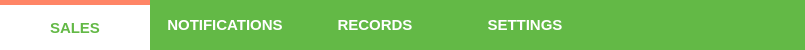
     <widget class="QFrame" name="menuFrame">
      <property name="minimumSize">
       <size>
        <width>0</width>
        <height>50</height>
       </size>
      </property>
      <property name="maximumSize">
       <size>
        <width>16777215</width>
        <height>50</height>
       </size>
      </property>
      <property name="styleSheet">
       <string notr="true">background-color: #63b946;</string>
      </property>
      <property name="frameShape">
       <enum>QFrame::NoFrame</enum>
      </property>
      <property name="frameShadow">
       <enum>QFrame::Plain</enum>
      </property>
      <layout class="QHBoxLayout" name="horizontalLayout">
       <property name="spacing">
        <number>0</number>
       </property>
       <property name="leftMargin">
        <number>0</number>
       </property>
       <property name="topMargin">
        <number>0</number>
       </property>
       <property name="rightMargin">
        <number>5</number>
       </property>
       <item>
        <widget class="QPushButton" name="salesMenuButton">
         <property name="minimumSize">
          <size>
           <width>150</width>
           <height>50</height>
          </size>
         </property>
         <property name="maximumSize">
          <size>
           <width>16777215</width>
           <height>50</height>
          </size>
         </property>
         <property name="font">
          <font>
           <pointsize>11</pointsize>
           <weight>75</weight>
           <bold>true</bold>
          </font>
         </property>
         <property name="focusPolicy">
          <enum>Qt::NoFocus</enum>
         </property>
         <property name="styleSheet">
          <string notr="true">QPushButton#salesMenuButton{
	color: rgb(255, 255, 255);
	border: 0px;
	padding: 5px;
}
QPushButton#salesMenuButton:hover{
	color: #63b946;
	background-color: #ffffff;
}
QPushButton#salesMenuButton:checked{
	color: #63b946;
	background-color: #ffffff;
	border-top: 5px solid #ff8566;
}</string>
         </property>
         <property name="text">
          <string>SALES</string>
         </property>
         <property name="icon">
          <iconset>
           <normaloff>icons/sales.png</normaloff>icons/sales.png</iconset>
         </property>
         <property name="iconSize">
          <size>
           <width>25</width>
           <height>25</height>
          </size>
         </property>
         <property name="checkable">
          <bool>true</bool>
         </property>
         <property name="checked">
          <bool>true</bool>
         </property>
         <property name="flat">
          <bool>false</bool>
         </property>
        </widget>
       </item>
       <item>
        <widget class="QPushButton" name="notifMenuButton">
         <property name="minimumSize">
          <size>
           <width>150</width>
           <height>50</height>
          </size>
         </property>
         <property name="maximumSize">
          <size>
           <width>16777215</width>
           <height>50</height>
          </size>
         </property>
         <property name="font">
          <font>
           <pointsize>11</pointsize>
           <weight>75</weight>
           <bold>true</bold>
          </font>
         </property>
         <property name="focusPolicy">
          <enum>Qt::NoFocus</enum>
         </property>
         <property name="styleSheet">
          <string notr="true">QPushButton#notifMenuButton{
	color: rgb(255, 255, 255);
	border: 0px;
	padding: 5px;
}
QPushButton#notifMenuButton:hover{
	color: #63b946;
	background-color: #ffffff;
}
QPushButton#notifMenuButton:checked{
	color: #63b946;
	background-color: #ffffff;
	border-top: 5px solid #ff8566;
}</string>
         </property>
         <property name="text">
          <string>NOTIFICATIONS</string>
         </property>
         <property name="icon">
          <iconset>
           <normaloff>icons/notification.png</normaloff>icons/notification.png</iconset>
         </property>
         <property name="iconSize">
          <size>
           <width>25</width>
           <height>25</height>
          </size>
         </property>
         <property name="checkable">
          <bool>true</bool>
         </property>
         <property name="flat">
          <bool>false</bool>
         </property>
        </widget>
       </item>
       <item>
        <widget class="QPushButton" name="recordsMenuButton">
         <property name="minimumSize">
          <size>
           <width>150</width>
           <height>50</height>
          </size>
         </property>
         <property name="maximumSize">
          <size>
           <width>16777215</width>
           <height>50</height>
          </size>
         </property>
         <property name="font">
          <font>
           <pointsize>11</pointsize>
           <weight>75</weight>
           <bold>true</bold>
          </font>
         </property>
         <property name="focusPolicy">
          <enum>Qt::NoFocus</enum>
         </property>
         <property name="styleSheet">
          <string notr="true">QPushButton#recordsMenuButton{
	color: rgb(255, 255, 255);
	border: 0px;
	padding: 5px;
}
QPushButton#recordsMenuButton:hover{
	color: #63b946;
	background-color: #ffffff;
}
QPushButton#recordsMenuButton:checked{
	color: #63b946;
	background-color: #ffffff;
	border-top: 5px solid #ff8566;
}</string>
         </property>
         <property name="text">
          <string>RECORDS</string>
         </property>
         <property name="icon">
          <iconset>
           <normaloff>icons/records.png</normaloff>icons/records.png</iconset>
         </property>
         <property name="iconSize">
          <size>
           <width>25</width>
           <height>25</height>
          </size>
         </property>
         <property name="checkable">
          <bool>true</bool>
         </property>
         <property name="flat">
          <bool>false</bool>
         </property>
        </widget>
       </item>
       <item>
        <widget class="QPushButton" name="settingsMenuButton">
         <property name="minimumSize">
          <size>
           <width>150</width>
           <height>50</height>
          </size>
         </property>
         <property name="maximumSize">
          <size>
           <width>16777215</width>
           <height>50</height>
          </size>
         </property>
         <property name="font">
          <font>
           <pointsize>11</pointsize>
           <weight>75</weight>
           <bold>true</bold>
           <stylestrategy>PreferDefault</stylestrategy>
          </font>
         </property>
         <property name="focusPolicy">
          <enum>Qt::NoFocus</enum>
         </property>
         <property name="styleSheet">
          <string notr="true">QPushButton#settingsMenuButton{
	color: rgb(255, 255, 255);
	border: 0px;
	padding: 5px;
}
QPushButton#settingsMenuButton:hover{
	color:  #63b946;
	background-color:  #ffffff;
}
QPushButton#settingsMenuButton:checked{
	color: #63b946;
	background-color: #ffffff;
	border-top: 5px solid #ff8566;
}</string>
         </property>
         <property name="text">
          <string>SETTINGS</string>
         </property>
         <property name="icon">
          <iconset>
           <normaloff>icons/settings.png</normaloff>icons/settings.png</iconset>
         </property>
         <property name="iconSize">
          <size>
           <width>25</width>
           <height>25</height>
          </size>
         </property>
         <property name="checkable">
          <bool>true</bool>
         </property>
         <property name="default">
          <bool>false</bool>
         </property>
         <property name="flat">
          <bool>false</bool>
         </property>
        </widget>
       </item>
       <item>
        <spacer name="horizontalSpacer">
         <property name="orientation">
          <enum>Qt::Horizontal</enum>
         </property>
         <property name="sizeHint" stdset="0">
          <size>
           <width>40</width>
           <height>20</height>
          </size>
         </property>
        </spacer>
       </item>
       <item>
        <layout class="QVBoxLayout" name="verticalLayout_15">
         <property name="spacing">
          <number>0</number>
         </property>
         <property name="topMargin">
          <number>9</number>
         </property>
         <property name="rightMargin">
          <number>0</number>
         </property>
         <item>
          <spacer name="verticalSpacer_20">
           <property name="orientation">
            <enum>Qt::Vertical</enum>
           </property>
           <property name="sizeHint" stdset="0">
            <size>
             <width>20</width>
             <height>40</height>
            </size>
           </property>
          </spacer>
         </item>
         <item>
          <widget class="QLabel" name="backupMenuAnimLabel">
           <property name="minimumSize">
            <size>
             <width>50</width>
             <height>30</height>
            </size>
           </property>
           <property name="maximumSize">
            <size>
             <width>50</width>
             <height>30</height>
            </size>
           </property>
           <property name="styleSheet">
            <string notr="true"/>
           </property>
           <property name="text">
            <string/>
           </property>
           <property name="scaledContents">
            <bool>true</bool>
           </property>
           <property name="alignment">
            <set>Qt::AlignCenter</set>
           </property>
          </widget>
         </item>
         <item>
          <spacer name="verticalSpacer_22">
           <property name="orientation">
            <enum>Qt::Vertical</enum>
           </property>
           <property name="sizeHint" stdset="0">
            <size>
             <width>20</width>
             <height>40</height>
            </size>
           </property>
          </spacer>
         </item>
        </layout>
       </item>
       <item>
        <widget class="QPushButton" name="backupMenuButton">
         <property name="minimumSize">
          <size>
           <width>50</width>
           <height>50</height>
          </size>
         </property>
         <property name="maximumSize">
          <size>
           <width>50</width>
           <height>50</height>
          </size>
         </property>
         <property name="font">
          <font>
           <pointsize>11</pointsize>
          </font>
         </property>
         <property name="focusPolicy">
          <enum>Qt::NoFocus</enum>
         </property>
         <property name="toolTip">
          <string>Back Up</string>
         </property>
         <property name="styleSheet">
          <string notr="true">QPushButton#backupMenuButton{
	color: #ffffff;
	background-color: #63b946;
	border: 0px;
	padding-right: 5px;
	padding-left: 5px;
}
QPushButton#backupMenuButton:hover{
	color: #000000;
	background-color: rgb(255, 255, 255);
}
QPushButton#backupMenuButton:pressed{
	color: #000000;
	background-color: #f2f2f2;
}
QToolTip {
	color: #ffffff;
	border: 0px;
	padding: 2px;
}</string>
         </property>
         <property name="text">
          <string/>
         </property>
         <property name="icon">
          <iconset>
           <normaloff>icons/backup.png</normaloff>icons/backup.png</iconset>
         </property>
         <property name="iconSize">
          <size>
           <width>32</width>
           <height>32</height>
          </size>
         </property>
        </widget>
       </item>
       <item>
        <layout class="QHBoxLayout" name="horizontalLayout_54">
         <property name="rightMargin">
          <number>10</number>
         </property>
        </layout>
       </item>
       <item>
        <widget class="QPushButton" name="logoutMenuButton">
         <property name="minimumSize">
          <size>
           <width>50</width>
           <height>50</height>
          </size>
         </property>
         <property name="maximumSize">
          <size>
           <width>50</width>
           <height>50</height>
          </size>
         </property>
         <property name="font">
          <font>
           <pointsize>11</pointsize>
          </font>
         </property>
         <property name="focusPolicy">
          <enum>Qt::NoFocus</enum>
         </property>
         <property name="toolTip">
          <string>Log Out</string>
         </property>
         <property name="styleSheet">
          <string notr="true">QPushButton#logoutMenuButton{
	color: #ffffff;
	background-color: #63b946;
	border: 0px;
	padding-right: 5px;
	padding-left: 5px;
}
QPushButton#logoutMenuButton:hover{
	color: #000000;
	background-color: rgb(255, 255, 255);
}
QPushButton#logoutMenuButton:pressed{
	color: #000000;
	background-color: #f2f2f2;
}
QToolTip {
	color: #ffffff;
	border: 0px;
	padding: 2px;
}</string>
         </property>
         <property name="text">
          <string/>
         </property>
         <property name="icon">
          <iconset>
           <normaloff>icons/logout.png</normaloff>icons/logout.png</iconset>
         </property>
         <property name="iconSize">
          <size>
           <width>40</width>
           <height>40</height>
          </size>
         </property>
        </widget>
       </item>
      </layout>
     </widget>
